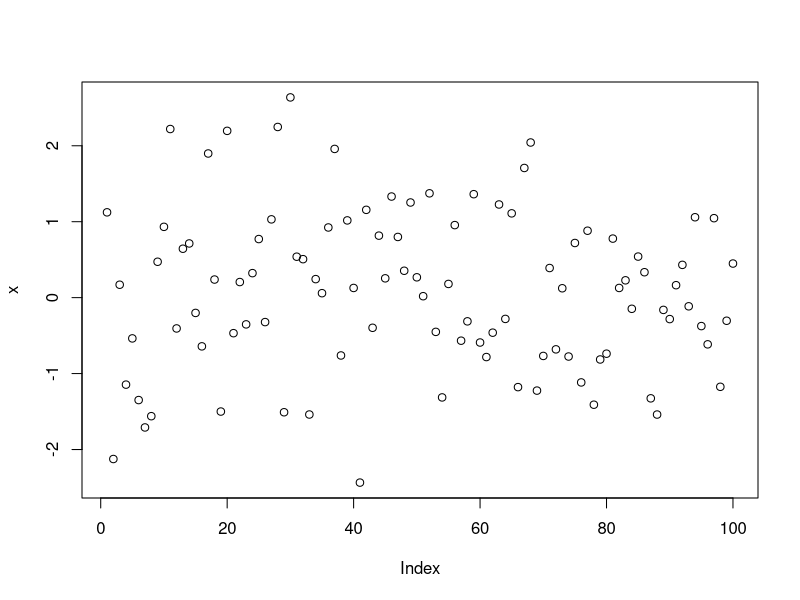
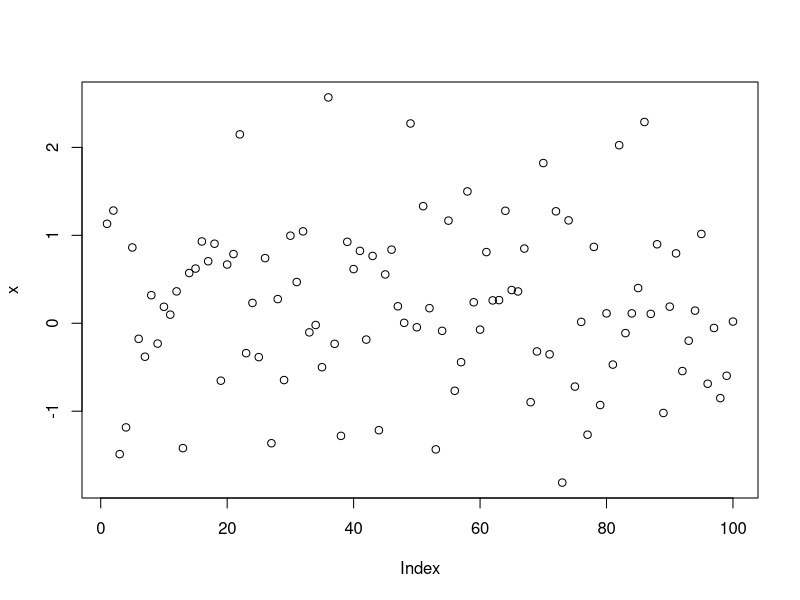
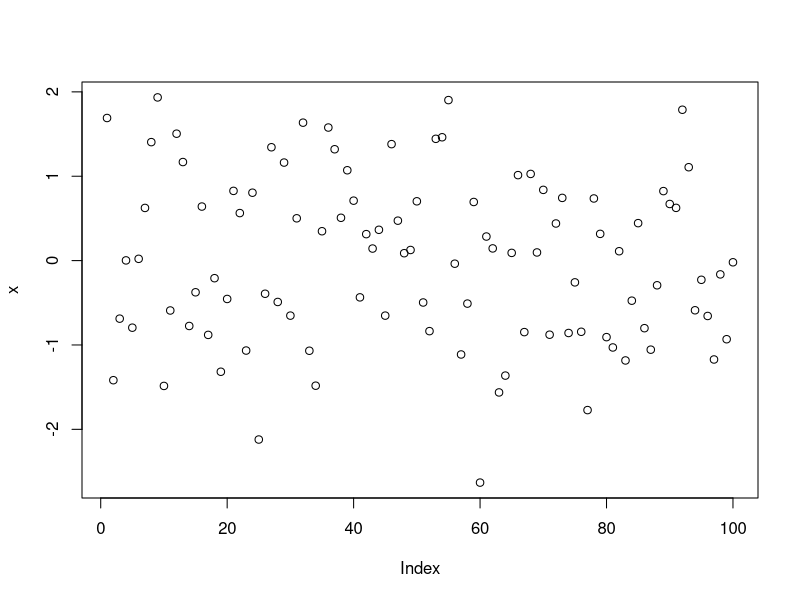
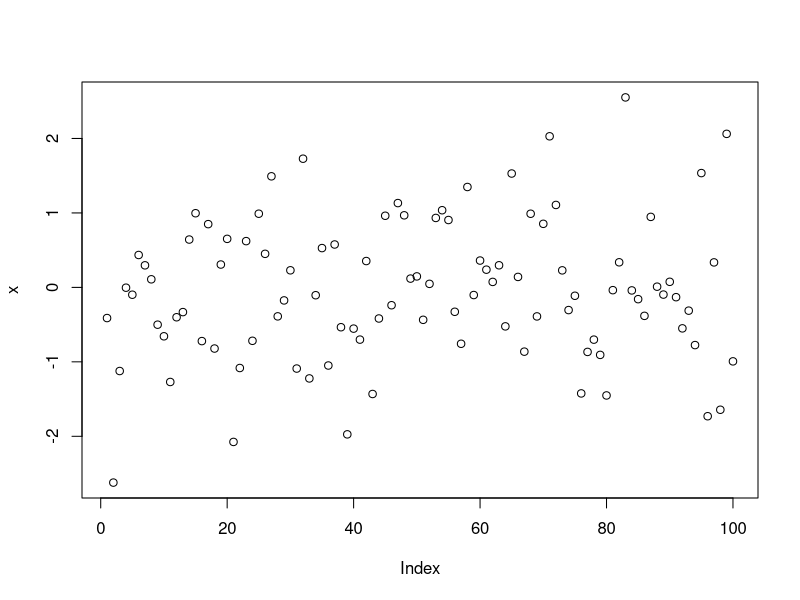

Generate these figures, in order, with R:
## ---- chunk 1
x = rnorm(100)
plot(x)
## ---- chunk 2
x = rnorm(100)
plot(x)
## ---- chunk 3
x = rnorm(100)
plot(x)
## ---- chunk 4
x = rnorm(100)
plot(x)
## ---- chunk 5
Sys.sleep(10)
## ---- chunk 6
sessionInfo()
